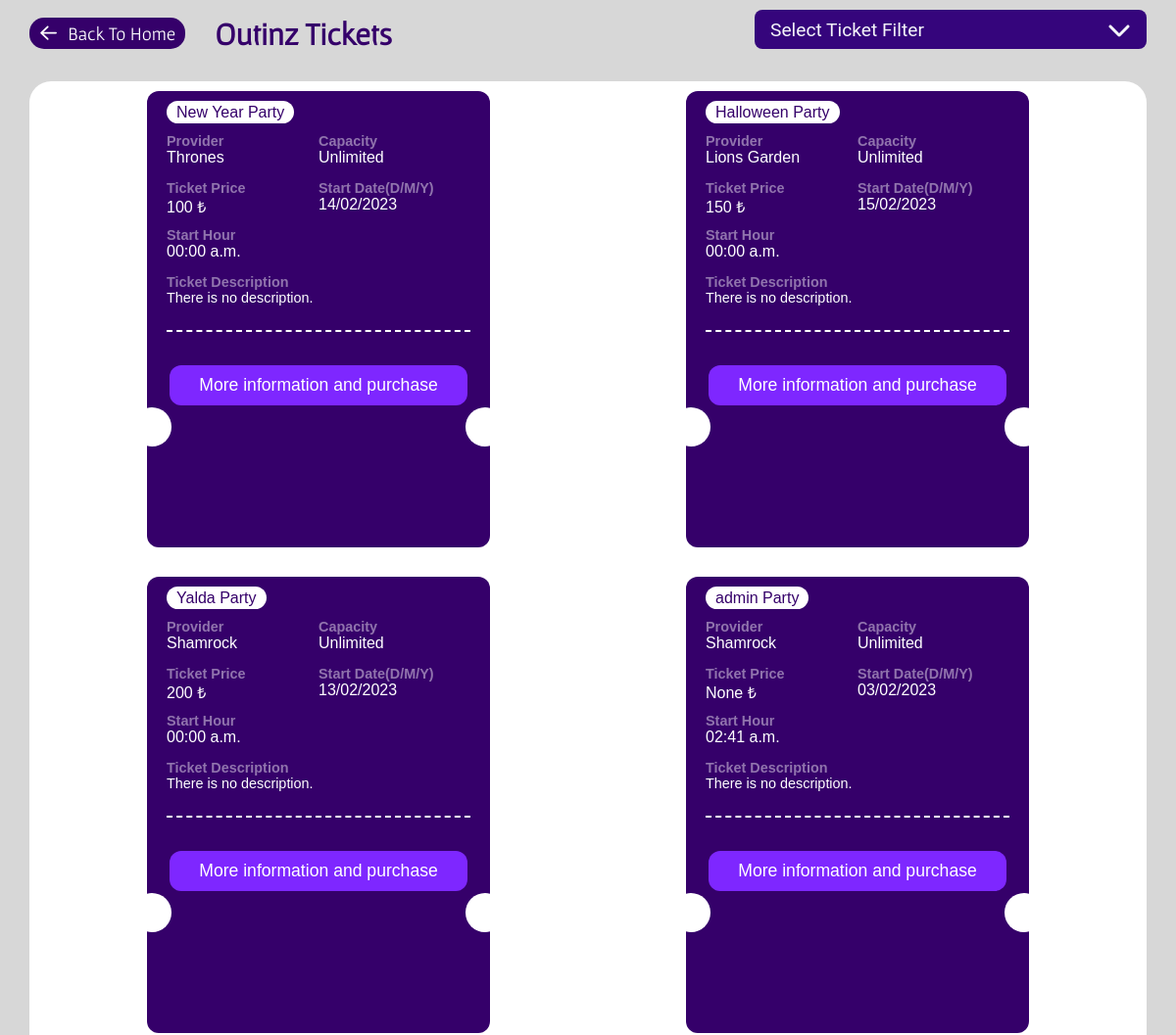
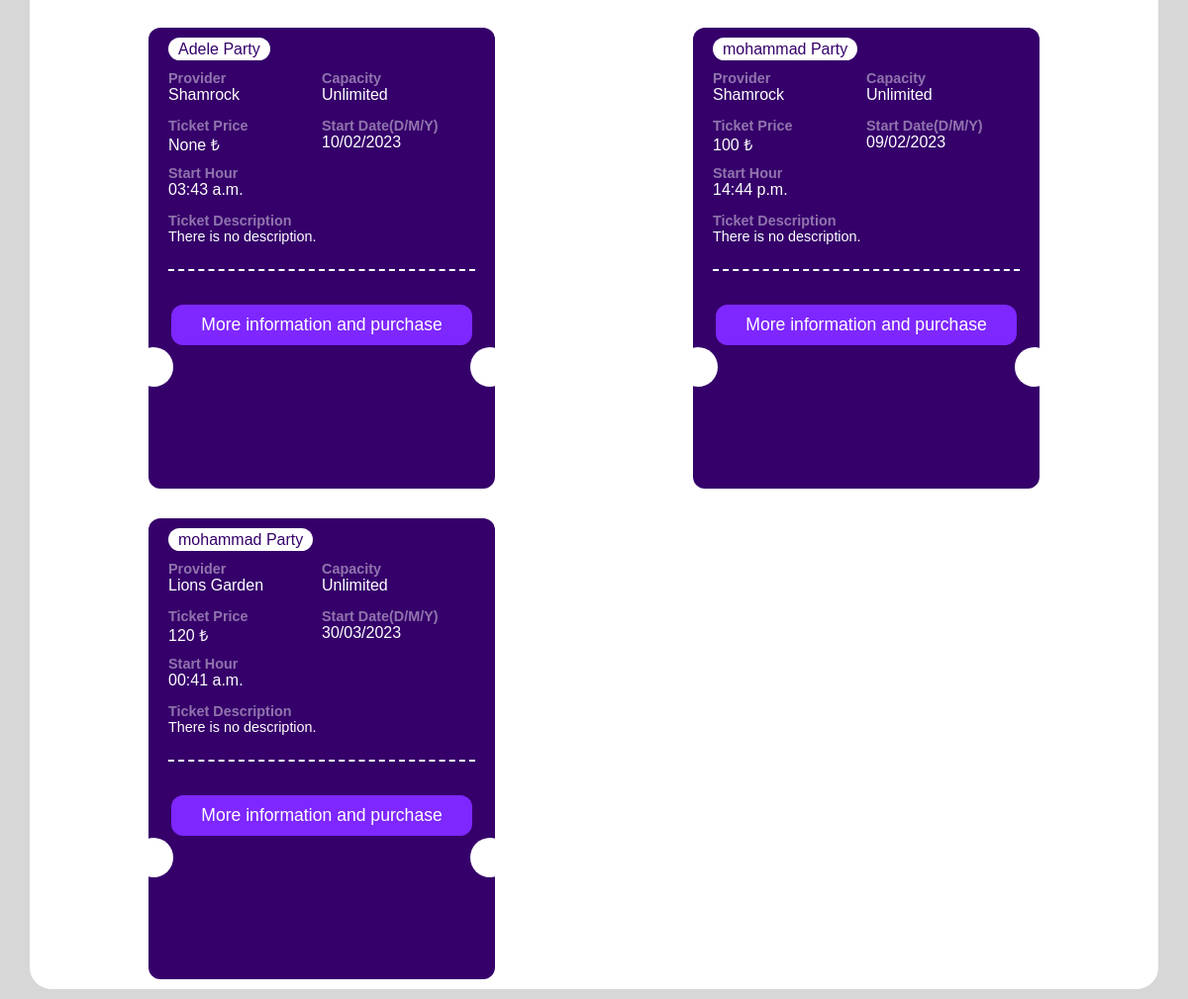
The page /party/party-ticket-list/ on the database as committed earlier (2 pictures, top to bottom).
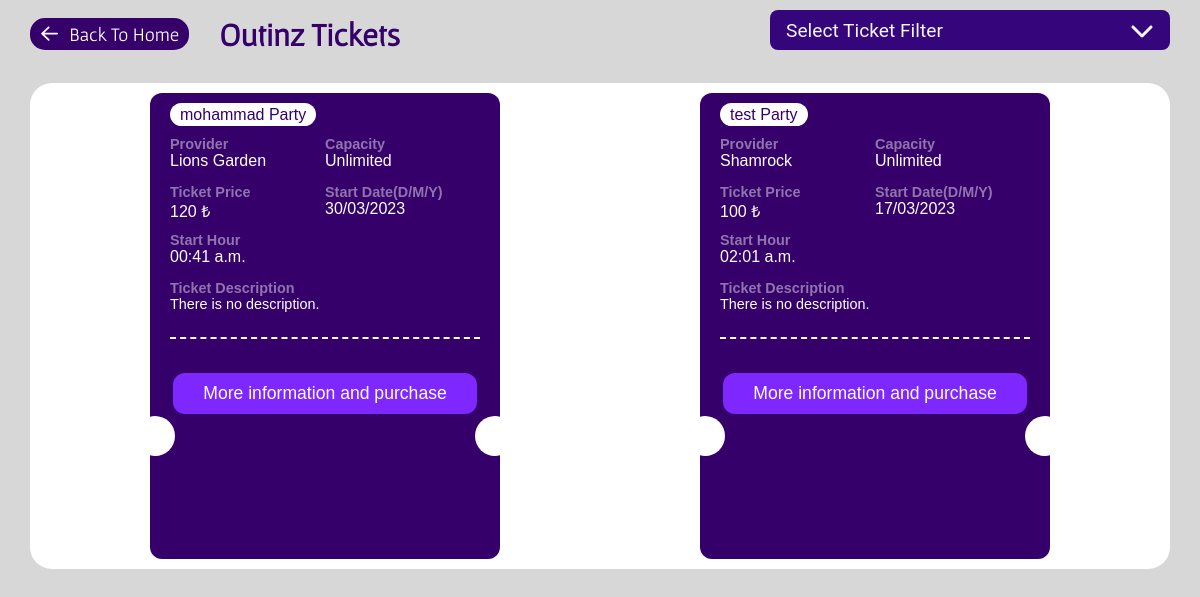
The same page on the database as committed later.
### parties/models.py (models this page shows, shortened)
class PartyTicket(models.Model):
    name =  models.CharField(max_length=50,verbose_name="Party Name",null=True)
    provider = models.ForeignKey(Store,on_delete=models.CASCADE,null=True)
    price = models.IntegerField(null=True)
    start_date = models.DateTimeField(verbose_name="Start Date",null=True)
    description = models.TextField(null=True,blank=True)
    TICKET_STATUS = [
        ('cancled','Cancled'),
        ('expired','Expired'),
        ('sold out','Sold out'),
        ('selling','Selling'),
    ]
    status = models.CharField(max_length=10,choices=TICKET_STATUS,default='Selling')

class Store(models.Model):
    username = models.OneToOneField(User,on_delete=models.CASCADE,null=True)
    name = models.CharField(max_length=100,verbose_name="Name",null=True)
    address = models.CharField(max_length=200,verbose_name="Address",null=True)
    email = models.CharField(max_length=100,verbose_name="Email",null=True)
    class Meta:
        verbose_name="Provider"

### parties/views.py (the view)
def PartyTicketList(request):
    party_ticket = PartyTicket.objects.filter(status='selling')
    return render(request,'home/products.html',context={'party_ticket_list':party_ticket})

### templates/home/products.html (shortened to what this page needs)
{% load static %}
<!DOCTYPE html>
<html lang="en">
<head>
    <link rel="stylesheet" href="{% static 'css/products.css' %}">
</head>
<body>
        <div class="container">
            <div class="top-section">
                <div class="container-title">
                    <button  class="back-history" onclick="window.location.href='/'">
                        <svg xmlns="http://www.w3.org/2000/svg" viewBox="0 0 448 512"><path d="M7.4 273.4C2.7 268.8 0 262.6 0 256s2.7-12.8 7.4-17.4l176-168c9.6-9.2 24.8-8.8 33.9 .8s8.8 24.8-.8 33.9L83.9 232 424 232c13.3 0 24 10.7 24 24s-10.7 24-24 24L83.9 280 216.6 406.6c9.6 9.2 9.9 24.3 .8 33.9s-24.3 9.9-33.9 .8l-176-168z"/></svg>
                        Back To Home
                    </button>
                    <h1 class="title">Outinz Tickets</h1>
                </div>
                <div class="ticket-type">
                    <div class="select-box">
                        <div class="selected">
                            <span class="selected-title">Select Ticket Filter</span>
                            <svg xmlns="http://www.w3.org/2000/svg" viewBox="0 0 448 512"><path d="M201.4 406.6c12.5 12.5 32.8 12.5 45.3 0l192-192c12.5-12.5 12.5-32.8 0-45.3s-32.8-12.5-45.3 0L224 338.7 54.6 169.4c-12.5-12.5-32.8-12.5-45.3 0s-12.5 32.8 0 45.3l192 192z"/></svg>
                        </div>
                    </div>
                </div>
            </div>
            <div class="products">
                {% for ticket in party_ticket_list %}
                <div class="ticket">
                    <div class="top-ticket">
                        <div class="ticket-title-section">
                            <div class="category">{{ticket.name}} Party</div>
                        </div>
                        <div class="ticket-informations">
                            <div class="ticket-information">
                                <h4 class="ticket-info-title">Provider</h4>
                                <p class="ticket-info">{{ticket.provider.name}}</p>
                            </div>
                            <div class="ticket-information">
                                <h4 class="ticket-info-title">Capacity</h4>
                                <p class="ticket-info">Unlimited</p>
                            </div>
                            <div class="ticket-information">
                                <h4 class="ticket-info-title">Ticket Price</h4>
                                <p class="ticket-info">{{ticket.price}} ₺</p>
                            </div>
                            <div class="ticket-information">
                                <h4 class="ticket-info-title">Start Date(D/M/Y)</h4>
                                <p class="ticket-info">{{ticket.start_date|date:'d/m/Y'}}</p>
                            </div>
                            <div class="ticket-information">
                                <h4 class="ticket-info-title">Start Hour</h4>
                                <p class="ticket-info">{{ticket.start_date|date:'H:i a'}}</p>
                            </div>
                        </div>
                        <div class="ticket-desc">
                            <h4 class="desc-title">Ticket Description</h4>
                            {% if ticket.description %}
                                <p class="desc">{{ticket.description}}</p>
                            {% else %}
                                <p class="desc">There is no description.</p>
                            {% endif %}
                        </div>
                    </div>
                    <a href="{% url 'party:party-ticket-detail' ticket.id %}" class="bottom-ticket">
                        <button class="show-allDetails">More information and purchase</button>
                    </a>
                </div>
                {% endfor %}
            </div>
        </div>
</body>
</html>

Rows that differ between the two databases and show on the page:
no longer on this page (row edited): PartyTicket: name "New Year", provider.name "Thrones", price "100", start_date "14/02/2023", start_date "00:00 a.m.", description "There is no description."
no longer on this page (row edited): PartyTicket: name "Halloween", provider.name "Lions Garden", price "150", start_date "15/02/2023", start_date "00:00 a.m.", description "There is no description."
no longer on this page (row edited): PartyTicket: name "Yalda", provider.name "Shamrock", price "200", start_date "13/02/2023", start_date "00:00 a.m.", description "There is no description."
removed PartyTicket: name "admin", provider.name "Shamrock", price "None", start_date "03/02/2023", start_date "02:41 a.m.", description "There is no description."
removed PartyTicket: name "Adele", provider.name "Shamrock", price "None", start_date "10/02/2023", start_date "03:43 a.m.", description "There is no description."
no longer on this page (row edited): PartyTicket: name "mohammad", provider.name "Shamrock", price "100", start_date "09/02/2023", start_date "14:44 p.m.", description "There is no description."
added PartyTicket: name "test", provider.name "Shamrock", price "100", start_date "17/03/2023", start_date "02:01 a.m.", description "There is no description."
